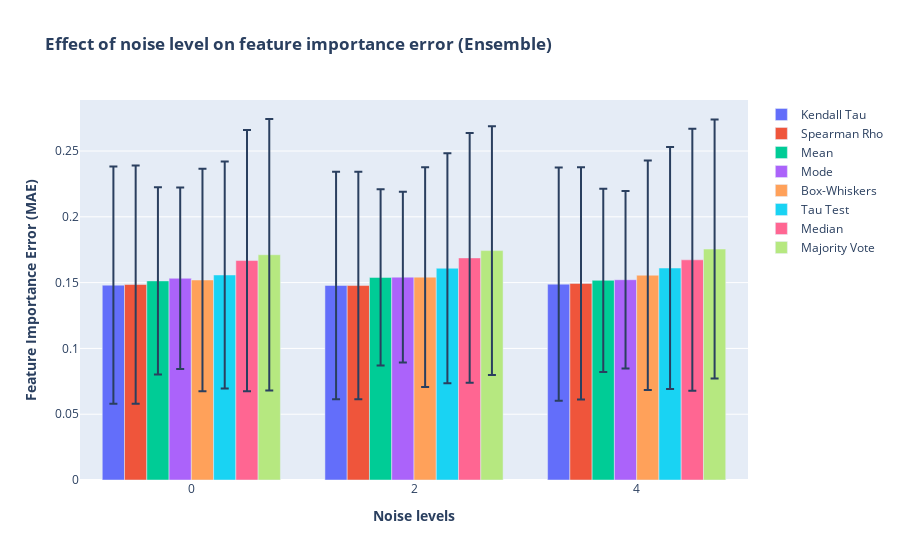

Notebook cell for this chart:
### Code cell
# Create figure with secondary y-axis
noise = ['0', '2', '4']
fig = make_subplots(specs=[[{"secondary_y": False}]])
# Add traces
def figure_add_traces(x, y, name, err):
    for i in range(len(name)):
        fig.add_trace(
            go.Bar(x=x, y=y[i], name=name[i], offsetgroup= f"{i}",
                   error_y=dict(type='data', array=err[i]),showlegend=True), secondary_y=False
        )

    
y = [kendall_noise_mean, spearman_noise_mean, mean_noise_mean, mode_noise_mean, box_noise_mean, tau_noise_mean,
     median_noise_mean, maj_noise_mean]

err = [kendall_noise_std, spearman_noise_std, mean_noise_std, mode_noise_std, box_noise_std, tau_noise_std,
       median_noise_std, maj_noise_std]
name = ["Kendall Tau", "Spearman Rho", "Mean", "Mode", "Box-Whiskers", 'Tau Test', 'Median','Majority Vote']

figure_add_traces(noise, y, name, err)


# Add figure title
fig.update_layout(
    title_text="<b>Effect of noise level on feature importance error (Ensemble)</b>",
    barmode='group'
)
# fig.update_traces(texttemplate='%{text:.2s}', textposition='outside')
# fig.update_layout(uniformtext_minsize=8, uniformtext_mode='hide')


# Set x-axis title
fig.update_xaxes(title_text="<b>Noise levels</b>")

# Set y-axes titles
fig.update_yaxes(title_text="<b>Feature Importance Error (MAE)</b>", secondary_y=False)
#fig.update_yaxes(title_text="<b>SHAP Error</b>", secondary_y=True)


fig.show()

### Figure 1 — Plotly figure (JSON) as saved in the notebook; plotly's stock layout.template omitted (floating-point values rounded to 4 significant figures)
{"data": [{"error_y": {"array": [0.09016, 0.08643, 0.0886], "type": "data"}, "name": "Kendall Tau", "offsetgroup": "0", "showlegend": true, "type": "bar", "x": ["0", "2", "4"], "xaxis": "x", "y": [0.1481, 0.1479, 0.1488], "yaxis": "y"}, {"error_y": {"array": [0.09051, 0.08638, 0.08819], "type": "data"}, "name": "Spearman Rho", "offsetgroup": "1", "showlegend": true, "type": "bar", "x": ["0", "2", "4"], "xaxis": "x", "y": [0.1485, 0.1478, 0.1494], "yaxis": "y"}, {"error_y": {"array": [0.07111, 0.06697, 0.06958], "type": "data"}, "name": "Mean", "offsetgroup": "2", "showlegend": true, "type": "bar", "x": ["0", "2", "4"], "xaxis": "x", "y": [0.1513, 0.154, 0.1517], "yaxis": "y"}, {"error_y": {"array": [0.06893, 0.06495, 0.0674], "type": "data"}, "name": "Mode", "offsetgroup": "3", "showlegend": true, "type": "bar", "x": ["0", "2", "4"], "xaxis": "x", "y": [0.1533, 0.1542, 0.1522], "yaxis": "y"}, {"error_y": {"array": [0.08447, 0.08353, 0.08721], "type": "data"}, "name": "Box-Whiskers", "offsetgroup": "4", "showlegend": true, "type": "bar", "x": ["0", "2", "4"], "xaxis": "x", "y": [0.152, 0.1542, 0.1556], "yaxis": "y"}, {"error_y": {"array": [0.08624, 0.08735, 0.09193], "type": "data"}, "name": "Tau Test", "offsetgroup": "5", "showlegend": true, "type": "bar", "x": ["0", "2", "4"], "xaxis": "x", "y": [0.1558, 0.1609, 0.1611], "yaxis": "y"}, {"error_y": {"array": [0.09929, 0.09494, 0.09957], "type": "data"}, "name": "Median", "offsetgroup": "6", "showlegend": true, "type": "bar", "x": ["0", "2", "4"], "xaxis": "x", "y": [0.1668, 0.1688, 0.1673], "yaxis": "y"}, {"error_y": {"array": [0.1032, 0.09455, 0.09844], "type": "data"}, "name": "Majority Vote", "offsetgroup": "7", "showlegend": true, "type": "bar", "x": ["0", "2", "4"], "xaxis": "x", "y": [0.1712, 0.1743, 0.1755], "yaxis": "y"}], "layout": {"barmode": "group", "title": {"text": "<b>Effect of noise level on feature importance error (Ensemble)</b>"}, "xaxis": {"anchor": "y", "domain": [0, 1], "title": {"text": "<b>Noise levels</b>"}}, "yaxis": {"anchor": "x", "domain": [0, 1], "title": {"text": "<b>Feature Importance Error (MAE)</b>"}}}}
